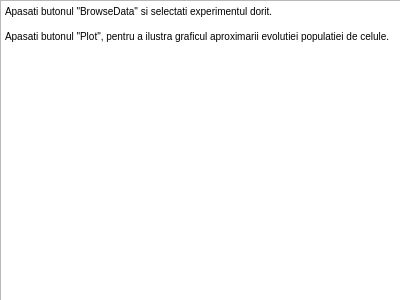
<?xml version="1.0" encoding="UTF-8"?>
<ui version="4.0">
 <class>Dialog</class>
 <widget class="QDialog" name="Dialog">
  <property name="geometry">
   <rect>
    <x>0</x>
    <y>0</y>
    <width>400</width>
    <height>300</height>
   </rect>
  </property>
  <property name="minimumSize">
   <size>
    <width>400</width>
    <height>300</height>
   </size>
  </property>
  <property name="maximumSize">
   <size>
    <width>400</width>
    <height>300</height>
   </size>
  </property>
  <property name="windowTitle">
   <string>Dialog</string>
  </property>
  <widget class="QTextBrowser" name="textBrowser">
   <property name="geometry">
    <rect>
     <x>0</x>
     <y>0</y>
     <width>411</width>
     <height>301</height>
    </rect>
   </property>
   <property name="html">
    <string>&lt;!DOCTYPE HTML PUBLIC &quot;-//W3C//DTD HTML 4.0//EN&quot; &quot;http://www.w3.org/TR/REC-html40/strict.dtd&quot;&gt;
&lt;html&gt;&lt;head&gt;&lt;meta name=&quot;qrichtext&quot; content=&quot;1&quot; /&gt;&lt;style type=&quot;text/css&quot;&gt;
p, li { white-space: pre-wrap; }
&lt;/style&gt;&lt;/head&gt;&lt;body style=&quot; font-family:'MS Shell Dlg 2'; font-size:7.8pt; font-weight:400; font-style:normal;&quot;&gt;
&lt;p style=&quot; margin-top:12px; margin-bottom:12px; margin-left:0px; margin-right:0px; -qt-block-indent:0; text-indent:0px;&quot;&gt;Apasati butonul &amp;quot;BrowseData&amp;quot; si selectati experimentul dorit.&lt;/p&gt;
&lt;p style=&quot; margin-top:12px; margin-bottom:12px; margin-left:0px; margin-right:0px; -qt-block-indent:0; text-indent:0px;&quot;&gt;Apasati butonul &amp;quot;Plot&amp;quot;, pentru a ilustra graficul aproximarii evolutiei populatiei de celule.&lt;/p&gt;&lt;/body&gt;&lt;/html&gt;</string>
   </property>
  </widget>
 </widget>
 <resources/>
 <connections/>
</ui>
